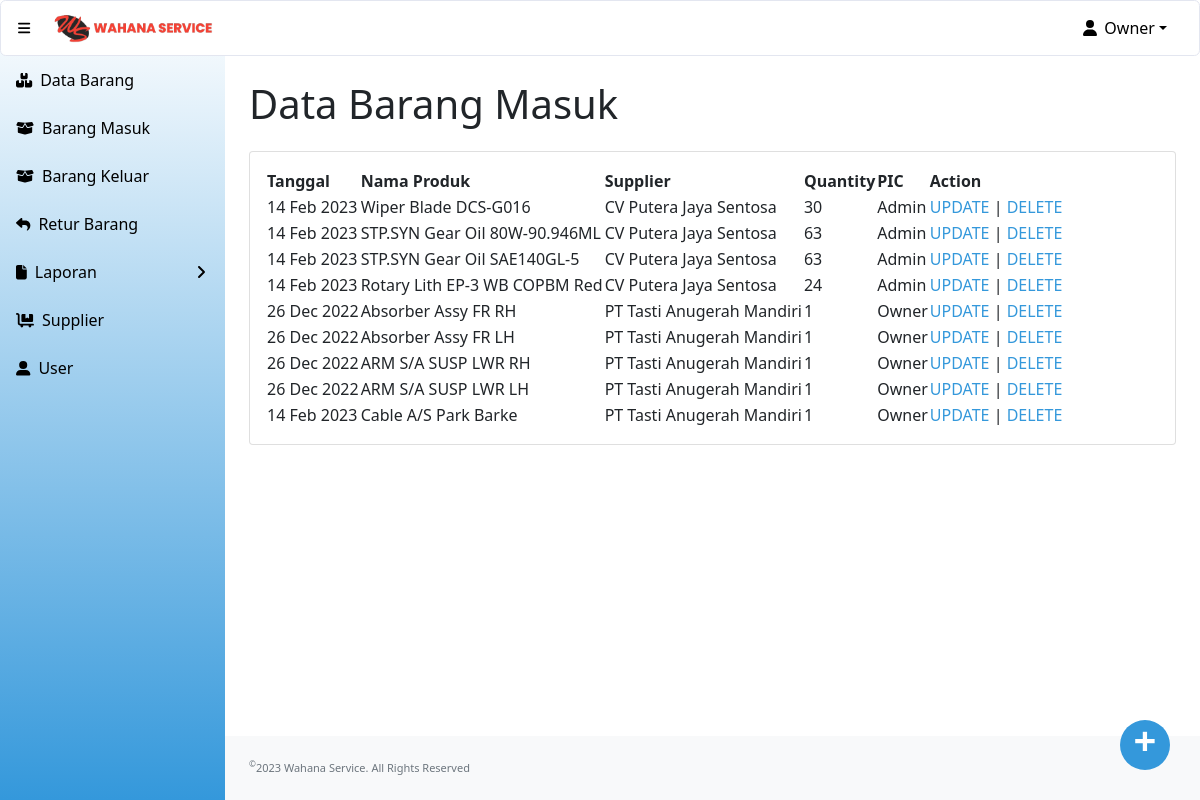
Page /restock_barang.php (signed in) on the committed database.
### tables this page shows
CREATE TABLE `barang_masuk` (
  `id_masuk` int(11) NOT NULL,
  `id_produk` int(11) NOT NULL,
  `id_supplier` int(11) NOT NULL,
  `tanggal` date NOT NULL DEFAULT current_timestamp(),
  `stok` int(11) NOT NULL,
  `id` int(11) NOT NULL
);

CREATE TABLE `produk` (
  `id_produk` int(11) NOT NULL,
  `id_supplier` int(11) NOT NULL,
  `nama_produk` varchar(100) NOT NULL,
  `jenis_barang` varchar(100) NOT NULL,
  `qty` int(10) NOT NULL,
  `harga` int(10) NOT NULL
);

CREATE TABLE `supplier` (
  `id_supplier` int(11) NOT NULL,
  `nama_supplier` varchar(200) NOT NULL,
  `alamat` varchar(500) NOT NULL,
  `no_telp` varchar(20) NOT NULL
);

CREATE TABLE `user` (
  `id` int(11) NOT NULL,
  `username` varchar(200) NOT NULL,
  `password` text NOT NULL,
  `fullname` varchar(200) NOT NULL,
  `level` enum('owner','admin','kasir') NOT NULL
);

### restock_barang.php (the view, shortened to what this page needs)
<?php
include "conn.php";
?>
<!DOCTYPE html>
<html lang="en">
    <head>
        <link href="https://cdn.jsdelivr.net/npm/simple-datatables@latest/dist/style.css" rel="stylesheet" />
        <link href="css/styles.css" rel="stylesheet" />
    </head>
    <body class="sb-nav-fixed">
    <?php include "head.php"; ?>
        <div id="layoutSidenav">
        <?php include "menu.php"; ?>
            </div>
            <div id="layoutSidenav_content">
                <main>
                    <div class="container-fluid px-4">
                        <h1 class="mt-4" style="padding-bottom:15px";>Data Barang Masuk</h1>
                        <div class="card mb-4">
                            <div class="card-body">
                                <div class="table-responsive">
                                    <table id="datatablesSimple">
                                        <thead>
                                            <tr>
                                                <th>Tanggal</th>
                                                <th>Nama Produk</th>
                                                <th>Supplier</th>
                                                <th>Quantity</th>
                                                <th>PIC</th>
                                                <?php if($_SESSION['level'] == "owner"){?>
                                                <th>Action</th>
                                                <?php } ?>
                                            </tr>
                                        </thead>
                                        <tbody>
                                            <?php
                                                $sSQL="select * from barang_masuk m, produk p, supplier s, user u where p.id_produk = m.id_produk and s.id_supplier = m.id_supplier and m.id = u.id order by m.id_masuk DESC";
                                                $result=mysqli_query($koneksi, $sSQL);
                                                if (mysqli_num_rows($result) > 0)
                                                {
                                                    while ($row=mysqli_fetch_assoc($result))
                                                    {
                                                        $id_masuk = $row['id_masuk'];
                                                        $tanggal = $row['tanggal'];
                                                        $nama_produk = $row['nama_produk'];
                                                        $nama_supplier = $row['nama_supplier'];
                                                        $stok= $row['stok'];
                                                        $fullname = $row['fullname'];
                                            ?>
                                                <tr>
                                                    <td><?php echo date('d M Y', strtotime($tanggal));?></td>
                                                    <td><?php echo $nama_produk;?></td>
                                                    <td><?php echo $nama_supplier;?></td>
                                                    <td><?php echo $stok;?></td>
                                                    <td><?php echo $fullname;?></td>
                                                    <?php if($_SESSION['level'] == "owner"){?>
                                                    <td><?php echo "<a href='update_restock_barang.php?id_masuk=$id_masuk' class='action'>UPDATE</a> |
                                                    <a href='delete_restok.php?id_masuk=$id_masuk' class='action' onclick='return konfirmasi();'>DELETE</a>"; ?> </td>
                                                    <?php } ?>
                                                </tr>
                                            <?php
                                                    }
                                                }
                                            ?>
                                        </tbody>
                                    </table>
                                </div>
                            </div>
                        </div>
                    </div>
                    <a href="add_restock_barang.php" class="act-btn">
                        +
                    </a>
                </main>
                <footer class="py-4 bg-light mt-auto">
                    <div class="container-fluid px-4">
                        <div class="d-flex align-items-center justify-content-between small">
                           <div class="text-muted"><sup>&copy;</sup>2023 Wahana Service. All Rights Reserved</div>
                        </div>
                    </div>
                </footer>
            </div>
    </body>
</html>

### head.php (shortened to what this page needs)
<!DOCTYPE html>
<html lang="en">
    <head>
        <link href="https://cdn.jsdelivr.net/npm/simple-datatables@latest/dist/style.css" rel="stylesheet" />
        <link href="css/styles.css" rel="stylesheet" />
    </head>
<body class="sb-nav-fixed">
<nav class="sb-topnav navbar navbar-expand">
            <button class="btn btn-link btn-sm order-1 order-lg-0 me-4 me-lg-0" id="sidebarToggle" href="#!"><i class="fas fa-bars"></i></button>
            <a href="index.php"><img src="images/logo-1.png" width="170"></a>
             <ul class="navbar-nav ms-auto ms-md-0 me-3 me-lg-4">
                <li class="nav-item dropdown">
                <a class="nav-link dropdown-toggle" id="navbarDropdownMenuLink" href="#" role="button" data-bs-toggle="dropdown" aria-expanded="false"><i class="fas fa-user fa-fw"></i> <?php echo $_SESSION['fullname']; ?></a>
                </li>
            </ul>
        </nav>
</body>
</html>

### menu.php (shortened to what this page needs)
<!DOCTYPE html>
<html lang="en">
    <head>
        <link href="https://cdn.jsdelivr.net/npm/simple-datatables@latest/dist/style.css" rel="stylesheet" />
        <link href="css/styles.css" rel="stylesheet" />
    </head>
<body class="sb-nav-fixed">
<div id="layoutSidenav_nav">
    <nav class="sb-sidenav accordion" id="sidenavAccordion" style="background: -webkit-linear-gradient(bottom,#3498db, #FFFFFF);">
        <div class="sb-sidenav-menu">
            <div class="nav">
                <a class="nav-link" href="index.php">
                    <div class="sb-nav-link-icon"><i class="fa-solid fa-boxes-stacked"></i></div>
                    Data Barang
                </a>
                <?php if($_SESSION['level'] == "owner" || $_SESSION['level'] == "admin"){?>
                <a class="nav-link" href="restock_barang.php">
                    <div class="sb-nav-link-icon"><i class="fas fa-box-open"></i></div>
                    Barang Masuk
                </a>
                <?php } ?>
                <?php if($_SESSION['level'] == "owner" || $_SESSION['level'] == "kasir"){?>
                <a class="nav-link" href="barang_keluar.php">
                    <div class="sb-nav-link-icon"><i class="fas fa-box-open"></i></div>
                    Barang Keluar
                </a>
                <?php } ?>
                <?php if($_SESSION['level'] == "owner" || $_SESSION['level'] == "admin"){?>
                <a class="nav-link" href="retur.php">
                    <div class="sb-nav-link-icon"><i class="fa fa-reply"></i></div>
                    Retur Barang
                </a>
                <?php } ?>
                <a class="nav-link collapsed" href="#" data-bs-toggle="collapse" data-bs-target="#collapseLayouts" aria-expanded="false" aria-controls="collapseLayouts">
                    <div class="sb-nav-link-icon"><i class="fa fa-file"></i></div>
                    Laporan
                    <div class="sb-sidenav-collapse-arrow"><i class="fas fa-angle-down"></i></div>
                </a>
                <?php if($_SESSION['level'] == "owner" || $_SESSION['level'] == "admin"){?>
                <a class="nav-link" href="supplier.php">
                    <div class="sb-nav-link-icon"><i class="fa-solid fa-cart-flatbed"></i></div>
                    Supplier
                </a>
                <?php } ?>
                <?php if($_SESSION['level'] == "owner"){?>
                <a class="nav-link" href="user.php">
                    <div class="sb-nav-link-icon"><i class='fa-solid fa-user-large'></i></div>
                    User
                </a>
                <?php } ?>
            </div>
        </div>
    </nav>
</body>
</html>

### rows in the picture
barang_masuk: tanggal "14 Feb 2023", id_produk.nama_produk "Wiper Blade DCS-G016", id_supplier.nama_supplier "CV Putera Jaya Sentosa", stok "30", id.fullname "Admin"
barang_masuk: tanggal "14 Feb 2023", id_produk.nama_produk "STP.SYN Gear Oil 80W-90.946ML", id_supplier.nama_supplier "CV Putera Jaya Sentosa", stok "63", id.fullname "Admin"
barang_masuk: tanggal "14 Feb 2023", id_produk.nama_produk "STP.SYN Gear Oil SAE140GL-5", id_supplier.nama_supplier "CV Putera Jaya Sentosa", stok "63", id.fullname "Admin"
barang_masuk: tanggal "14 Feb 2023", id_produk.nama_produk "Rotary Lith EP-3 WB COPBM Red", id_supplier.nama_supplier "CV Putera Jaya Sentosa", stok "24", id.fullname "Admin"
barang_masuk: tanggal "26 Dec 2022", id_produk.nama_produk "Absorber Assy FR RH", id_supplier.nama_supplier "PT Tasti Anugerah Mandiri", stok "1", id.fullname "Owner"
barang_masuk: tanggal "26 Dec 2022", id_produk.nama_produk "Absorber Assy FR LH", id_supplier.nama_supplier "PT Tasti Anugerah Mandiri", stok "1", id.fullname "Owner"
barang_masuk: tanggal "26 Dec 2022", id_produk.nama_produk "ARM S/A SUSP LWR RH", id_supplier.nama_supplier "PT Tasti Anugerah Mandiri", stok "1", id.fullname "Owner"
barang_masuk: tanggal "26 Dec 2022", id_produk.nama_produk "ARM S/A SUSP LWR LH", id_supplier.nama_supplier "PT Tasti Anugerah Mandiri", stok "1", id.fullname "Owner"
barang_masuk: tanggal "14 Feb 2023", id_produk.nama_produk "Cable A/S Park Barke", id_supplier.nama_supplier "PT Tasti Anugerah Mandiri", stok "1", id.fullname "Owner"

### other values in the picture
$_SESSION['fullname'] "Owner"
